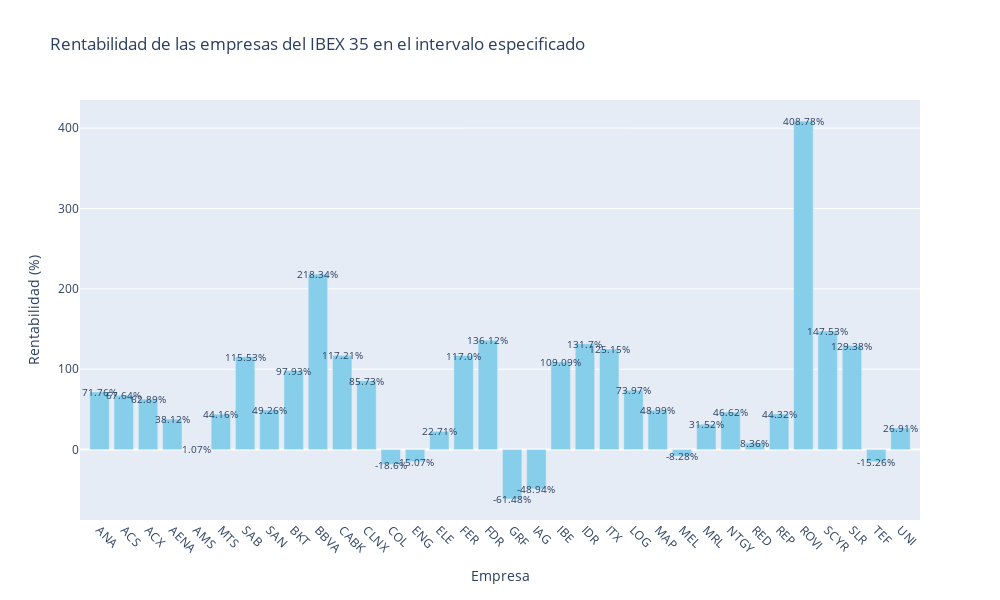

Notebook code cell kept with this figure:
### Markdown cell above
De forma que se pueda ver los datos de forma interactiva, se muestra a continuación un gráfico interactivo:

### Code cell
import plotly.graph_objects as go

# Crear el gráfico de barras interactivo
fig = go.Figure(data=[go.Bar(x=tabla_rentabilidad_completa['Empresa'], 
                             y=tabla_rentabilidad_completa['Rentabilidad (%)'],
                             marker_color='skyblue')])

# Agregar texto con el valor de rentabilidad encima de cada barra
for i, rentabilidad in enumerate(tabla_rentabilidad_completa['Rentabilidad (%)']):
    fig.add_annotation(x=tabla_rentabilidad_completa['Empresa'][i], y=rentabilidad,
                       text=str(round(rentabilidad, 2)) + '%',
                       font=dict(size=10),
                       showarrow=False)

# Diseño del gráfico
fig.update_layout(title='Rentabilidad de las empresas del IBEX 35 en el intervalo especificado',
                  xaxis=dict(title='Empresa', tickangle=45, tickfont=dict(size=12)),
                  yaxis=dict(title='Rentabilidad (%)', tickfont=dict(size=12)),
                  height=600, width=1000)

fig.show()

### Figure 1 — Plotly figure (JSON) as saved in the notebook; plotly's stock layout.template omitted (floating-point values rounded to 4 significant figures)
{"data": [{"marker": {"color": "skyblue"}, "type": "bar", "x": ["ANA", "ACS", "ACX", "AENA", "AMS", "MTS", "SAB", "SAN", "BKT", "BBVA", "CABK", "CLNX", "COL", "ENG", "ELE", "FER", "FDR", "GRF", "IAG", "IBE", "IDR", "ITX", "LOG", "MAP", "MEL", "MRL", "NTGY", "RED", "REP", "ROVI", "SCYR", "SLR", "TEF", "UNI"], "y": [71.76, 67.64, 62.89, 38.12, 1.067, 44.16, 115.5, 49.26, 97.93, 218.3, 117.2, 85.73, -18.6, -15.07, 22.71, 117.0, 136.1, -61.48, -48.94, 109.1, 131.7, 125.1, 73.97, 48.99, -8.278, 31.52, 46.62, 8.362, 44.32, 408.8, 147.5, 129.4, -15.26, 26.91]}], "layout": {"annotations": [{"font": {"size": 10}, "showarrow": false, "text": "71.76%", "x": "ANA", "y": 71.76}, {"font": {"size": 10}, "showarrow": false, "text": "67.64%", "x": "ACS", "y": 67.64}, {"font": {"size": 10}, "showarrow": false, "text": "62.89%", "x": "ACX", "y": 62.89}, {"font": {"size": 10}, "showarrow": false, "text": "38.12%", "x": "AENA", "y": 38.12}, {"font": {"size": 10}, "showarrow": false, "text": "1.07%", "x": "AMS", "y": 1.067}, {"font": {"size": 10}, "showarrow": false, "text": "44.16%", "x": "MTS", "y": 44.16}, {"font": {"size": 10}, "showarrow": false, "text": "115.53%", "x": "SAB", "y": 115.5}, {"font": {"size": 10}, "showarrow": false, "text": "49.26%", "x": "SAN", "y": 49.26}, {"font": {"size": 10}, "showarrow": false, "text": "97.93%", "x": "BKT", "y": 97.93}, {"font": {"size": 10}, "showarrow": false, "text": "218.34%", "x": "BBVA", "y": 218.3}, {"font": {"size": 10}, "showarrow": false, "text": "117.21%", "x": "CABK", "y": 117.2}, {"font": {"size": 10}, "showarrow": false, "text": "85.73%", "x": "CLNX", "y": 85.73}, {"font": {"size": 10}, "showarrow": false, "text": "-18.6%", "x": "COL", "y": -18.6}, {"font": {"size": 10}, "showarrow": false, "text": "-15.07%", "x": "ENG", "y": -15.07}, {"font": {"size": 10}, "showarrow": false, "text": "22.71%", "x": "ELE", "y": 22.71}, {"font": {"size": 10}, "showarrow": false, "text": "117.0%", "x": "FER", "y": 117.0}, {"font": {"size": 10}, "showarrow": false, "text": "136.12%", "x": "FDR", "y": 136.1}, {"font": {"size": 10}, "showarrow": false, "text": "-61.48%", "x": "GRF", "y": -61.48}, {"font": {"size": 10}, "showarrow": false, "text": "-48.94%", "x": "IAG", "y": -48.94}, {"font": {"size": 10}, "showarrow": false, "text": "109.09%", "x": "IBE", "y": 109.1}, {"font": {"size": 10}, "showarrow": false, "text": "131.7%", "x": "IDR", "y": 131.7}, {"font": {"size": 10}, "showarrow": false, "text": "125.15%", "x": "ITX", "y": 125.1}, {"font": {"size": 10}, "showarrow": false, "text": "73.97%", "x": "LOG", "y": 73.97}, {"font": {"size": 10}, "showarrow": false, "text": "48.99%", "x": "MAP", "y": 48.99}, {"font": {"size": 10}, "showarrow": false, "text": "-8.28%", "x": "MEL", "y": -8.278}, {"font": {"size": 10}, "showarrow": false, "text": "31.52%", "x": "MRL", "y": 31.52}, {"font": {"size": 10}, "showarrow": false, "text": "46.62%", "x": "NTGY", "y": 46.62}, {"font": {"size": 10}, "showarrow": false, "text": "8.36%", "x": "RED", "y": 8.362}, {"font": {"size": 10}, "showarrow": false, "text": "44.32%", "x": "REP", "y": 44.32}, {"font": {"size": 10}, "showarrow": false, "text": "408.78%", "x": "ROVI", "y": 408.8}, {"font": {"size": 10}, "showarrow": false, "text": "147.53%", "x": "SCYR", "y": 147.5}, {"font": {"size": 10}, "showarrow": false, "text": "129.38%", "x": "SLR", "y": 129.4}, {"font": {"size": 10}, "showarrow": false, "text": "-15.26%", "x": "TEF", "y": -15.26}, {"font": {"size": 10}, "showarrow": false, "text": "26.91%", "x": "UNI", "y": 26.91}], "height": 600, "title": {"text": "Rentabilidad de las empresas del IBEX 35 en el intervalo especificado"}, "width": 1000, "xaxis": {"tickangle": 45, "tickfont": {"size": 12}, "title": {"text": "Empresa"}}, "yaxis": {"tickfont": {"size": 12}, "title": {"text": "Rentabilidad (%)"}}}}
